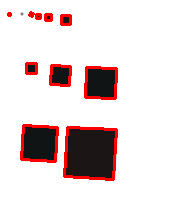
#> input picture 计算机视觉/百布-test/func/image_tool/outline/image/t_squares1_矩形卡22.png_test.png, 176 x 213 px
$ python -i square_recognition.py   (imports and definitions only)
#> lines starting #> are read from the running program, lines starting #| are printed output that depends on the picture; after the words box and inside, x2 and y2 are one past the last pixel; in counts of white or black regions, pixels touching at a corner belong together
#> further down, picture is the input picture: shape (213, 176, 3); mean B, G, R 215.4, 215.4, 228.8
from cv2 import cv2 as cv
import numpy as np


def Get_angle_cos(p0, p1, p2: float) -> float:
    """
    三点两线，求夹角
    :return: 返回余弦值
    """
    d1 = (p0 - p1).astype('float')
    d2 = (p2 - p1).astype('float')
    return abs(np.dot(d1, d2) / np.sqrt(np.dot(d1, d1) * np.dot(d2, d2)))


class SquaresImage(object):

    @staticmethod
    def squares_1(image: np.ndarray, is_close: bool = True, closure_length: float = 0.04, max_cos: float = 0.3) -> list:
        """
        简单的高斯处理后通过canny获取图像中的矩形点的列表
        返回的列表为：[np.array{[x1,y1], [x2,y2], [x3,y3] ,[x4,y4]]
        """
#> called with is_close = True, closure_length = 0.04, max_cos = 0.3
        squares = []

        img = cv.GaussianBlur(image, (3, 3), 0)
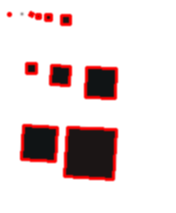
#> img: shape (213, 176, 3); mean B, G, R 215.4, 215.4, 228.8
        gray = cv.cvtColor(img, cv.COLOR_BGR2GRAY)
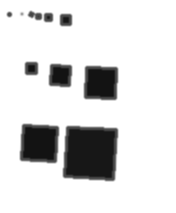
#> gray: shape (213, 176); min 19, max 255, mean 219.4
        bins = cv.Canny(gray, 100, 200, apertureSize=3)
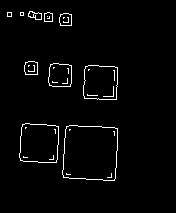
#> bins: shape (213, 176); 2.5% white in thin lines or dots, all inside (x1, y1, x2, y2) = (7, 11, 118, 181)
        contours, _ = cv.findContours(bins, cv.RETR_EXTERNAL, cv.CHAIN_APPROX_SIMPLE)
#> contours = 10 contours, 2 with area under 20; largest, box (x1, y1, x2, y2) and area: (62, 125, 118, 181) 2760, (19, 123, 59, 163) 1386, (83, 65, 118, 100) 1078, (48, 63, 72, 87) 486, (24, 61, 38, 75) 158, (59, 13, 72, 26) 133, (28, 11, 42, 20) 74, (44, 12, 53, 22) 67

        index = 0
        for cnt in contours:
            cnt_len = cv.arcLength(cnt, True)
            cnt = cv.approxPolyDP(cnt, closure_length * cnt_len, is_close)

            if len(cnt) == 4 and cv.contourArea(cnt) and cv.isContourConvex(cnt):
                cnt = cnt.reshape(-1, 2)
                max_cos_v = np.max([Get_angle_cos(p0=cnt[i], p1=cnt[(i + 1) % 4], p2=cnt[(i + 2) % 4]) for i in range(4)])
                if max_cos_v <= max_cos:
                    # if True:
                    index += 1
                    squares.append(cnt)
#> this loop made 10 passes
#> (cnt_len, cnt, max_cos_v) on passes 1, 2, 3, 4, 10: (211.2, [[66, 126], [63, 177], [114, 180], [117, 128]], 0.0196), (149, [[22, 124], [20, 160], [56, 162], [58, 126]], 0), (133.8, [[85, 66], [84, 98], [116, 99], [117, 67]], 0), (87.31, [[50, 64], [49, 85], [70, 86], [71, 65]], 0), (39.9, [[29, 11], [28, 16], [41, 19], [41, 13]], 0.225)
#> (cnt_len, cnt, max_cos_v) on passes 5 to 7: (49.66, [[25, 62], [25, 74], [37, 74], [37, 62]], 0), (45.66, [[60, 14], [60, 25], [71, 25], [71, 14]], 0), (32.83, [[44, 13], [44, 21], [52, 21], [52, 13]], 0)
#> after the loop, index = 10; max_cos_v = 0.225; squares = 10 items
        return squares

>>> import cv2
>>> picture = cv2.imread('image/t_squares1_矩形卡22.png_test.png')
>>> result = SquaresImage().squares_1(picture)
#> result = 10 items

$ run again, on 计算机视觉/百布-test/func/image_tool/outline/image/t_squares1_矩形卡3.png_test.png
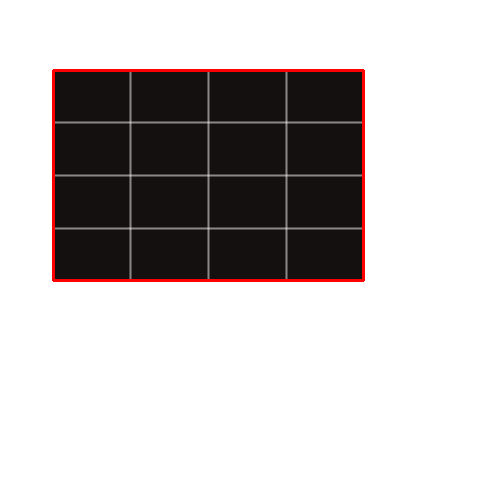
#> input picture 计算机视觉/百布-test/func/image_tool/outline/image/t_squares1_矩形卡3.png_test.png, 500 x 500 px
#> picture is the input picture: shape (500, 500, 3); mean B, G, R 192.5, 192.5, 197
#> in squares_1, `bins = cv.Canny(gray, 100, 200, apertureSize=3)`:
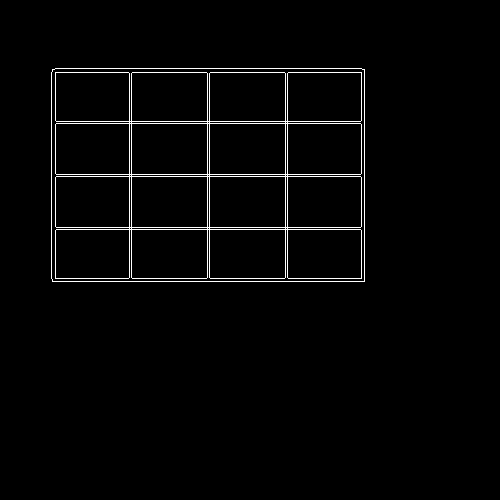
#> bins: shape (500, 500); 2% white in thin lines or dots, all inside (x1, y1, x2, y2) = (51, 68, 365, 282)
#> contours = 1 contour; box (x1, y1, x2, y2) and area: (51, 68, 365, 282) 66658
#> the loop in squares_1, `for cnt in contours:` made 1 pass
#> (cnt_len, cnt, max_cos_v, index) on pass 1: (1049.7, [[52, 69], [52, 281], [364, 281], [364, 69]], 0, 1)
#> after the loop in squares_1, `for cnt in contours:`: index = 1; max_cos_v = 0; squares = [[[52, 69], [52, 281], [364, 281], [364, 69]]]

$ run again, on 计算机视觉/百布-test/func/image_tool/outline/image/矩形卡1.png
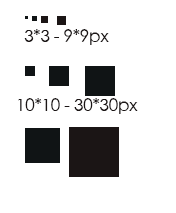
#> input picture 计算机视觉/百布-test/func/image_tool/outline/image/矩形卡1.png, 176 x 213 px
#> picture is the input picture: shape (213, 176, 3); mean B, G, R 218.4, 218.3, 218.5
#> in squares_1, `img = cv.GaussianBlur(image, (3, 3), 0)`:
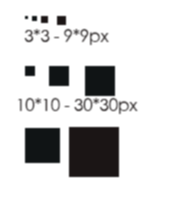
#> img: shape (213, 176, 3); mean B, G, R 218.4, 218.3, 218.5
#> in squares_1, `bins = cv.Canny(gray, 100, 200, apertureSize=3)`:
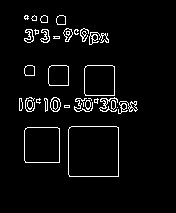
#> bins: shape (213, 176); 4.2% white in thin lines or dots, all inside (x1, y1, x2, y2) = (19, 15, 138, 177)
#> contours = 32 contours, 12 with area under 20; largest, box (x1, y1, x2, y2) and area: (68, 126, 119, 177) 2493, (24, 127, 60, 163) 1218, (84, 65, 115, 96) 893, (48, 65, 69, 86) 393, (50, 97, 61, 112) 114
#> the loop in squares_1, `for cnt in contours:` made 32 passes
#> (cnt, cnt_len, max_cos_v) on pass 4: ([[64, 105], [64, 107], [69, 107], [69, 105]], 14, 0)
#> after the loop in squares_1, `for cnt in contours:`: index = 8; max_cos_v = 0; squares = 8 items
